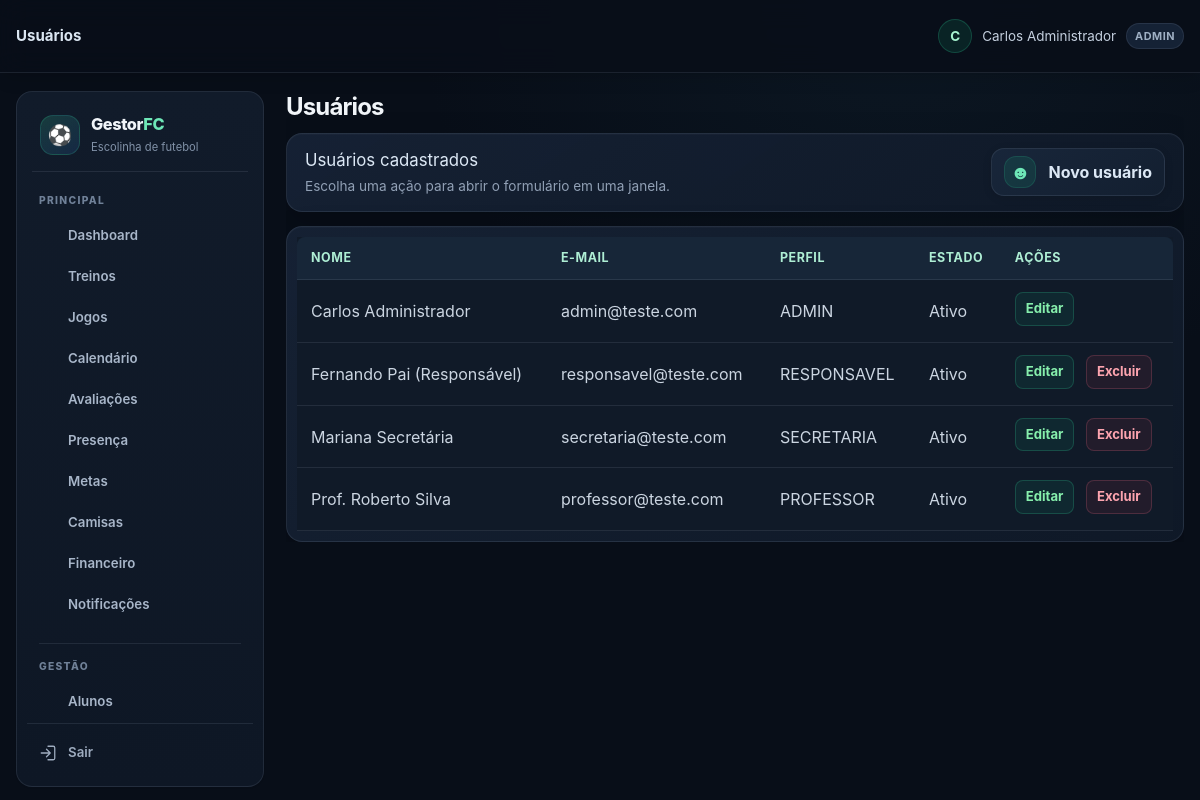
The page /usuarios.php (signed in) on the database its author committed.
### tables this page shows
CREATE TABLE TB_USUARIO (
    COD_USUARIO INT AUTO_INCREMENT PRIMARY KEY,
    COD_ESCOLINHA INT NOT NULL,
    NOME VARCHAR(100) NOT NULL,
    EMAIL VARCHAR(100) NOT NULL UNIQUE,
    SENHA_HASH VARCHAR(255) NOT NULL,
    PERFIL ENUM('ADMIN', 'SECRETARIA', 'PROFESSOR', 'RESPONSAVEL', 'ALUNO') NOT NULL DEFAULT 'ADMIN',
    ATIVO TINYINT(1) DEFAULT 1,
    CRIADO_EM TIMESTAMP DEFAULT CURRENT_TIMESTAMP,
    FOREIGN KEY (COD_ESCOLINHA) REFERENCES TB_ESCOLINHA(COD_ESCOLINHA) ON DELETE CASCADE
);

### includes/helpers.php (called while the page is built, shortened)
<?php
function e($value) {
    return htmlspecialchars((string) $value, ENT_QUOTES, 'UTF-8');
}

### usuarios.php (the view, shortened to what this page needs)
<?php
require_once __DIR__ . '/includes/layout.php';
$db = getDB();
$escolinha = currentEscolinhaId();
$consulta = $db->prepare('SELECT u.COD_USUARIO,u.NOME,u.EMAIL,u.PERFIL,u.ATIVO,a.COD_ALUNO FROM TB_USUARIO u LEFT JOIN TB_ALUNO a ON a.COD_USUARIO = u.COD_USUARIO WHERE u.COD_ESCOLINHA = ? ORDER BY u.NOME');
$consulta->execute([$escolinha]);
$lista = $consulta->fetchAll();
?>
<section><table><thead><tr><th>Nome</th><th>E-mail</th><th>Perfil</th><th>Estado</th><th>Ações</th></tr></thead><tbody>
<?php foreach ($lista as $usuario): ?><tr><td><?= e($usuario['NOME']) ?></td><td><?= e($usuario['EMAIL']) ?></td><td><?= e($usuario['PERFIL']) ?></td><td><?= $usuario['ATIVO'] ? 'Ativo' : 'Inativo' ?></td><td>
    <?php if ($usuario['PERFIL'] === 'ALUNO' && $usuario['COD_ALUNO']): ?><button type="button" class="acao-tabela" data-modal-url="alunos.php?mini=1&amp;editar=<?= (int) $usuario['COD_ALUNO'] ?>" data-modal-titulo="Acesso do aluno">Gerenciar acesso</button><?php else: ?><button type="button" class="acao-tabela" data-modal-url="usuarios.php?mini=1&amp;editar=<?= (int) $usuario['COD_USUARIO'] ?>" data-modal-titulo="Editar usuário">Editar</button><?php endif; ?>
    <?php if ((int) $usuario['COD_USUARIO'] !== (int) $_SESSION['user_id']): ?><form method="post" data-confirm-submit="Excluir este usuário?"><button>Excluir</button></form><?php endif; ?>
</td></tr><?php endforeach; ?>
</tbody></table></section>

### rows shown on the page
tb_usuario: NOME "Carlos Administrador", EMAIL "admin@teste.com", PERFIL "ADMIN", ATIVO "Ativo"
tb_usuario: NOME "Fernando Pai (Responsável)", EMAIL "responsavel@teste.com", PERFIL "RESPONSAVEL", ATIVO "Ativo"
tb_usuario: NOME "Mariana Secretária", EMAIL "secretaria@teste.com", PERFIL "SECRETARIA", ATIVO "Ativo"
tb_usuario: NOME "Prof. Roberto Silva", EMAIL "professor@teste.com", PERFIL "PROFESSOR", ATIVO "Ativo"

### other values the page prints
$title "Usuários"
$_SESSION['username'] "Carlos Administrador"
$_SESSION['user_role'] "ADMIN"
$label "Dashboard Treinos Jogos Calendário Avaliações Presença Metas Camisas Financeiro Notificações Alunos"
$titulosRecursos[$title] "Usuários cadastrados"
$acao[1] "☻"
$acao[0] "Novo usuário"
